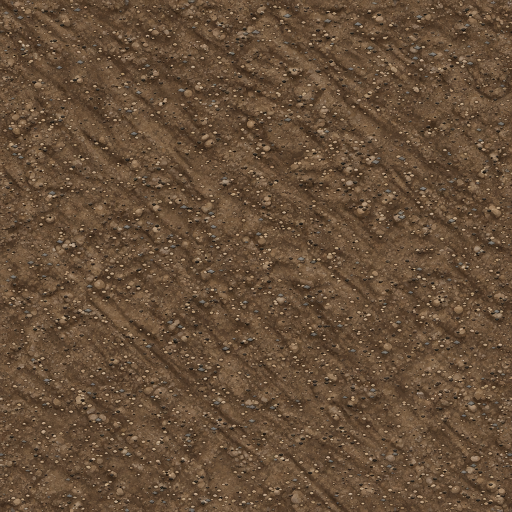
#> input picture design-parts/seimon-world/tex_dirt.png, 1024 x 1024 px (shown at 1/2 size)
$ python -i seimon_world_build.py   (imports and definitions only)
#> lines starting #> are read from the running program, lines starting #| are printed output that depends on the picture
### tools/design/seimon_town_pack.py
# -*- coding: utf-8 -*-
"""セイモン街・部屋の設計図を作るスクリプト（デザイン資料用。ゲーム本体のコードではない）

使い方:
  python3 tools/design/seimon_town_pack.py --out docs/design/seimon-town \
      [--sprite 主人公の歩行シート.png]

- 街と部屋の配置はこのファイルの TOWN / ROOMS が正本。ここを直して作り直す
- 座標の単位は「街の完成図（MAP×MAP。いまは 4032）のピクセル」。原点は左上
- 主人公は 216×288 の素材を半分（108×144）にして置く前提
"""
from __future__ import annotations

import argparse
import json
import os
from collections import deque

import numpy as np
from PIL import Image, ImageDraw, ImageFilter, ImageFont

# ───────────── 共通の決まり ─────────────
MAP = 4032                         # 2026-10-22 B案で 3200→4800（扉の高さを主人公の背たけに）。同日、移動が長いので 4032 に詰めた
PLAYER_W, PLAYER_H = 108, 144      # 街・部屋での主人公の大きさ（素材 216×288 の半分）
PLAYER_FIGURE = 124                # 透明部分を除いた体の高さ（約）
CELL = 32                          # 当たり判定を作るときのマス
FONT_PATHS = [
    '/usr/share/fonts/opentype/ipafont-gothic/ipag.ttf',
    '/usr/share/fonts/truetype/wqy/wqy-zenhei.ttc',
]


# [5 lines left out: function font, not called in this run]


# ───────────── 街の配置（正本） ─────────────
# rect = [左, 上, 右, 下]。建物の rect は「絵を置く枠」。玄関は枠の下辺の中央
# 建物の大きさの決め方：届いた絵の扉の高さが、主人公の背たけ（約124）と同じくらいになる大きさ
# 道の幅は主人公に合わせる（大通り 288・小道 224・玄関への道 192）。建物を大きくしても道は広げない


def hlane(xa: int, xb: int, y: int, w: int) -> list[int]:
    """横の道：中心線 y、xa から xb まで、幅 w（両端は w/2 のばす）"""
    return [xa - w // 2, y - w // 2, xb + w // 2, y + w // 2]


def vpath(x: int, top: int, bottom: int, w: int) -> list[int]:
    """縦の道：中心線 x、top から bottom まで、幅 w（玄関からの道は top＝玄関）"""
    return [x - w // 2, top, x + w // 2, bottom]


W_MAIN, W_LANE, W_DOOR = 288, 224, 192
# 2026-10-22 街を詰めた（ユーザー指示「街が広すぎ・移動が面倒」）：4800 → 4032。建物の大きさは変えず、すき間と道を詰めた。
# 住宅Dは北東の上の段から、東の通りの北の段（住宅Eのとなり）へ。北東の小道はなくし、住宅Cの道は住宅DとEの間をまっすぐ通りへ
CX = MAP // 2                      # 南北の軸（大会会場・噴水・南の大通り・草原への出口）
SY = 1888                          # 東西の通りの中心線・噴水の中心
LANE = 3360                        # 南の通り（ショップ・研究所・家々の玄関の前）の中心線
TOWN = {
    'size': [MAP, MAP],
    'buildings': [
        dict(id='ARENA', name='カードバトル大会会場', zone='北中央', rect=[CX - 720, 96, CX + 720, 1104], door_w=176,
             color='#4A6FB0', canvas='1536x1024'),
        dict(id='TRAINING', name='カード練習場', zone='北西', rect=[128, 288, 1280, 888], door_w=136,
             color='#C98A45', canvas='1536x1024'),
        dict(id='HOUSE_A', name='住宅A', zone='北西', rect=[848, 1152, 1424, 1632], door_w=80,
             color='#B5866E', canvas='1024x1024'),
        dict(id='HOUSE_B', name='住宅B', zone='北西', rect=[16, 1152, 592, 1632], door_w=80,
             color='#B5866E', canvas='1024x1024'),
        dict(id='HOUSE_C', name='住宅C', zone='北東', rect=[2912, 288, 3488, 768], door_w=80,
             color='#79A584', canvas='1024x1024'),
        dict(id='HOUSE_D', name='住宅D', zone='北東', rect=[2528, 1152, 3104, 1632], door_w=80,
             color='#79A584', canvas='1024x1024'),
        dict(id='HOUSE_E', name='住宅E', zone='北東', rect=[3296, 1152, 3872, 1632], door_w=80,
             color='#79A584', canvas='1024x1024'),
        dict(id='SHOP', name='カードショップ', zone='南西', rect=[48, 2544, 880, 3120], door_w=104,
             color='#D9A040', canvas='1536x1024'),
        dict(id='LAB', name='カード研究所', zone='南西', rect=[960, 2384, 1800, 3120], door_w=120,
             color='#4F9AA3', canvas='1024x1024'),
        dict(id='PLAYER_HOME', name='主人公の家', zone='南東', rect=[2256, 2544, 2880, 3120], door_w=88,
             color='#C0705A', canvas='1024x1024'),
        dict(id='GUIDE_HOME', name='案内役の家', zone='南東', rect=[3072, 2544, 3696, 3120], door_w=88,
             color='#B79E62', canvas='1024x1024'),
    ],
    'fountain': dict(id='FOUNTAIN', name='噴水', center=[CX, SY], slot=[CX - 336, SY - 336, CX + 336, SY + 336],
                     blocked_r=288, canvas='1024x1024'),
    'plaza': dict(id='PLAZA', name='噴水広場（ぐるっと一周歩ける）', center=[CX, SY], r=512),
    # 歩ける所（長方形の重ね合わせ＋広場の円）
    'walk': [
        dict(id='N_FORECOURT', name='大会会場の前庭', rect=[CX - 320, 1104, CX + 320, SY]),
        dict(id='S_STREET', name='南の大通り', rect=vpath(CX, SY, MAP, W_MAIN)),
        dict(id='W_STREET', name='西の通り', rect=hlane(304, CX, SY, W_MAIN)),
        dict(id='E_STREET', name='東の通り', rect=hlane(CX, 3584, SY, W_MAIN)),
        dict(id='P_TRAINING', name='練習場への道', rect=vpath(704, 888, SY, W_DOOR)),
        dict(id='P_HOUSE_B', name='住宅Bへの道', rect=vpath(304, 1632, SY, W_DOOR)),
        dict(id='P_HOUSE_A', name='住宅Aへの道', rect=vpath(1136, 1632, SY, W_DOOR)),
        dict(id='P_HOUSE_C', name='住宅Cへの道', rect=vpath(3200, 768, SY, W_DOOR)),
        dict(id='P_HOUSE_D', name='住宅Dへの道', rect=vpath(2816, 1632, SY, W_DOOR)),
        dict(id='P_HOUSE_E', name='住宅Eへの道', rect=vpath(3584, 1632, SY, W_DOOR)),
        dict(id='P_SHOP', name='ショップの玄関前', rect=vpath(464, 3120, LANE, W_DOOR)),
        dict(id='P_LAB', name='研究所の玄関前', rect=vpath(1380, 3120, LANE, W_DOOR)),
        dict(id='SW_LANE', name='南西の通り', rect=hlane(464, CX, LANE, W_LANE)),
        dict(id='P_PLAYER', name='主人公の家の玄関前', rect=vpath(2568, 3120, LANE, W_DOOR)),
        dict(id='P_GUIDE', name='案内役の家の玄関前', rect=vpath(3384, 3120, LANE, W_DOOR)),
        dict(id='SE_LANE', name='南東の通り', rect=hlane(CX, 3384, LANE, W_LANE)),
    ],
    'exit': dict(id='EXIT_SOUTH', name='草原への出口（土の道）', rect=[CX - 144, 3648, CX + 144, MAP],
                 trigger=[CX - 144, MAP - 96, CX + 144, MAP]),
    # 飾りを置いてよい緑地（木・花壇・ベンチなど。歩ける所にははみ出さない）
    'green': [
        dict(id='GREEN_NW', name='木立', rect=[1456, 1152, 1664, 1480]),
        dict(id='GARDEN_SW', name='花壇の小広場', rect=[96, 2112, 1488, 2336]),
        dict(id='GREEN_E', name='小さな緑地', rect=[2560, 2112, 3904, 2480]),
        dict(id='HEDGE_SE', name='生け垣', rect=[2912, 2592, 3040, 3088]),
        dict(id='MEADOW_SW', name='草地', rect=[96, 3536, 1808, 3936]),
        dict(id='MEADOW_SE', name='草地（建物を足さない）', rect=[2224, 3536, 3936, 3936]),
    ],
    'spawn': dict(name='ゲーム開始・家から出た所', point=[2568, 3216]),
}
#> further down, picture is the input picture: PIL image 1024x1024 RGB; mean R, G, B 101.2, 78.2, 56.8

# ───────────── 部屋の配置（正本） ─────────────
# 単位は部屋の左上からのピクセル。1マス=64。上の WALL ピクセルは奥の壁（歩けない）
# kind: furniture=家具（歩けない） rug=敷物（歩ける） wall=壁に掛ける物 npc=人の立ち位置（絵に人は描かない） exit=出口
ROOM_WALL = 192
ROOMS = [
    dict(id='ROOM_PLAYER', name='主人公の家', size=[768, 832], door=[320, 448], items=[
        dict(id='BED', name='ベッド', kind='furniture', rect=[64, 192, 256, 448], use='設定（言語・音など）'),
        dict(id='WALL_MAP', name='壁の地図', kind='wall', rect=[288, 48, 480, 160], use='ダンジョンを選ぶ'),
        dict(id='BOOKSHELF', name='本棚', kind='furniture', rect=[576, 192, 704, 288], use='図鑑（集めたカード）'),
        dict(id='DESK', name='机と椅子', kind='furniture', rect=[64, 576, 256, 704], use='デッキを組む'),
        dict(id='RUG', name='じゅうたん', kind='rug', rect=[288, 384, 512, 576], use=''),
        dict(id='PLANT', name='植木鉢', kind='furniture', rect=[640, 640, 704, 736], use=''),
        dict(id='WINDOW', name='窓', kind='wall', rect=[544, 48, 704, 144], use=''),
    ]),
    dict(id='ROOM_GUIDE', name='案内役の家', size=[768, 832], door=[320, 448], items=[
        dict(id='FIREPLACE', name='暖炉', kind='wall', rect=[288, 32, 480, 192], use=''),
        dict(id='KITCHEN', name='台所の棚', kind='furniture', rect=[64, 192, 256, 288], use=''),
        dict(id='BOOKSHELF', name='本棚', kind='furniture', rect=[576, 192, 704, 288], use=''),
        dict(id='TABLE', name='丸テーブルと椅子', kind='furniture', rect=[224, 384, 448, 576], use=''),
        dict(id='GUIDE_SPOT', name='案内役の立ち位置', kind='npc', rect=[512, 416, 608, 512], use='話しかける（案内・チュートリアル）'),
        dict(id='FLOWER', name='花台', kind='furniture', rect=[64, 640, 128, 736], use=''),
        dict(id='WINDOW', name='窓', kind='wall', rect=[64, 48, 224, 144], use=''),
    ]),
    dict(id='ROOM_HOUSE', name='民家（住宅A〜Eで共通）', size=[640, 704], door=[256, 384], items=[
        dict(id='SHELF', name='棚', kind='furniture', rect=[64, 192, 192, 256], use=''),
        dict(id='PLANT', name='植木鉢', kind='furniture', rect=[512, 192, 576, 256], use=''),
        dict(id='TABLE', name='テーブルと椅子', kind='furniture', rect=[192, 320, 448, 448], use=''),
        dict(id='RESIDENT_SPOT', name='住人の立ち位置', kind='npc', rect=[480, 416, 576, 512], use='話しかける'),
        dict(id='WINDOW', name='窓', kind='wall', rect=[256, 48, 384, 144], use=''),
    ]),
    dict(id='ROOM_SHOP', name='カードショップ', size=[1024, 896], door=[448, 576], items=[
        dict(id='SHELF_WALL', name='商品棚（カードとパック）', kind='furniture', rect=[64, 192, 512, 256], use='見る'),
        dict(id='PACK_MACHINE', name='カードパック販売機', kind='furniture', rect=[768, 192, 960, 320], use='パックを買う（今のガチャ）'),
        dict(id='CLERK_SPOT', name='店員の立ち位置', kind='npc', rect=[432, 320, 528, 416], use=''),
        dict(id='COUNTER', name='カウンター', kind='furniture', rect=[256, 416, 704, 512], use='店員と話す（買う・売る）'),
        dict(id='CASE_L', name='ショーケース（左）', kind='furniture', rect=[64, 576, 320, 672], use='見る'),
        dict(id='CASE_R', name='ショーケース（右）', kind='furniture', rect=[704, 576, 960, 672], use='見る'),
    ]),
    dict(id='ROOM_LAB', name='カード研究所', size=[1024, 896], door=[448, 576], items=[
        dict(id='BIG_SHELF', name='図鑑の大きな本棚', kind='furniture', rect=[64, 192, 448, 256], use='図鑑（集めたカード）'),
        dict(id='CRYSTAL', name='水晶の表示台', kind='furniture', rect=[576, 192, 736, 320], use='集めた割合を見る（仮）'),
        dict(id='SPECIMEN', name='カード標本ケース', kind='furniture', rect=[832, 192, 960, 384], use='見る'),
        dict(id='RESEARCHER_SPOT', name='研究員の立ち位置', kind='npc', rect=[432, 320, 528, 416], use=''),
        dict(id='DESK', name='研究机', kind='furniture', rect=[256, 416, 704, 512], use='研究員と話す'),
        dict(id='SHELF2', name='資料棚', kind='furniture', rect=[64, 576, 256, 672], use=''),
        dict(id='TABLE', name='閲覧テーブル', kind='furniture', rect=[768, 576, 960, 672], use=''),
    ]),
    dict(id='ROOM_TRAINING', name='カード練習場', size=[1152, 960], door=[512, 640], items=[
        dict(id='BOARD', name='黒板（カードの図だけ・文字なし）', kind='wall', rect=[384, 32, 768, 176], use='遊び方を見る（仮）'),
        dict(id='TEACHER_SPOT', name='先生の立ち位置', kind='npc', rect=[528, 224, 624, 320], use='話しかける（練習の案内）'),
        dict(id='SHELF', name='教材の棚', kind='furniture', rect=[64, 192, 256, 256], use=''),
        dict(id='TABLE_1', name='練習テーブル1', kind='furniture', rect=[128, 416, 448, 576], use='練習試合（仮）'),
        dict(id='TABLE_2', name='練習テーブル2', kind='furniture', rect=[704, 416, 1024, 576], use='練習試合（仮）'),
        dict(id='BENCH_L', name='ベンチ（左）', kind='furniture', rect=[128, 736, 384, 800], use=''),
        dict(id='BENCH_R', name='ベンチ（右）', kind='furniture', rect=[768, 736, 1024, 800], use=''),
    ]),
    dict(id='ROOM_ARENA', name='カードバトル大会会場', size=[1280, 1152], door=[576, 704], items=[
        dict(id='FLAGS', name='旗（紋章だけ・文字なし）', kind='wall', rect=[192, 48, 1088, 176], use=''),
        dict(id='STAGE', name='対戦ステージと対戦テーブル', kind='furniture', rect=[384, 256, 896, 576], use='見る'),
        dict(id='SEATS_L', name='観客席（左）', kind='furniture', rect=[64, 256, 320, 768], use=''),
        dict(id='SEATS_R', name='観客席（右）', kind='furniture', rect=[960, 256, 1216, 768], use=''),
        dict(id='RECEPTIONIST_SPOT', name='受付の立ち位置', kind='npc', rect=[592, 672, 688, 768], use=''),
        dict(id='RECEPTION', name='受付カウンター', kind='furniture', rect=[448, 768, 832, 864], use='大会に申し込む'),
    ]),
]

COLORS = {
    'grass': (215, 232, 200), 'grid': (202, 221, 185), 'grid2': (175, 198, 160),
    'walk': (246, 231, 200), 'walk_edge': (190, 150, 100), 'exit': (226, 196, 150),
    'green': (178, 214, 150), 'green_edge': (110, 160, 90), 'door': (60, 200, 140),
    'ink': (35, 45, 60), 'red': (210, 40, 60), 'water': (110, 175, 215),
}


def hexrgb(h: str) -> tuple[int, int, int]:
    return tuple(int(h[i:i + 2], 16) for i in (1, 3, 5))  # type: ignore[return-value]


def door_of(b: dict) -> list[int]:
    x1, _, x2, y2 = b['rect']
    return [(x1 + x2) // 2, y2]


# [332 lines left out: functions label, dashed_rect, load_player, paste_player, town_mask, town_checks and 7 more, not called in this run]


# ───────────── 部屋の設計図 ─────────────
KIND_COLOR = {
    'furniture': (196, 160, 120), 'rug': (232, 200, 210), 'wall': (150, 170, 200), 'npc': (255, 255, 255),
}
KIND_NAME = {'furniture': '家具（歩けない）', 'rug': '敷物（歩ける）', 'wall': '壁の物', 'npc': '人の立ち位置（人は描かない）'}


# [223 lines left out: functions room_plan, room_checks, coordinate_text, main, not called in this run]


# [2 lines that do not run on import are left out]

### tools/design/seimon_world_build.py
# -*- coding: utf-8 -*-
"""正式な街・部屋の部品（ユーザー承認済みの33枚）を設計図どおりに並べ、ゲーム用の絵と当たり判定を作る

使い方:
  python3 tools/design/seimon_world_build.py 部品のフォルダ [確認画像の出力フォルダ]

- 部品のファイル名は docs/design/seimon-town/05_補助資料/02_納品ファイル名一覧 の保存名（town_arena.png など）
- 配置の正本は tools/design/seimon_town_pack.py の TOWN / ROOMS（設計図と同じ座標）
- 出力
  - assets/images/maps/town/town_r{行}c{列}.webp   街の完成図（MAP を 3/4 に縮小し 3×3 に分割。いまは 4032 → 3024）
  - assets/images/maps/rooms/{部屋}_shell.webp      部屋の箱（床と壁）
  - assets/images/maps/rooms/{部屋}_{家具}.webp     家具（1つずつ切り出し。人より奥／手前の重なりをゲームで決める）
  - src/data/worldArt.generated.ts                  マス目（歩ける所）・扉・家具の位置（ゲームが読む）
- 絵は描き直さない。縮小・切り抜き・透明部分のふちの整理・影を付けて並べるだけ
"""
from __future__ import annotations

import json
import os
import random
import sys

import numpy as np
from PIL import Image, ImageDraw, ImageFilter
from scipy import ndimage

sys.path.insert(0, os.path.dirname(os.path.abspath(__file__)))
import seimon_town_pack as pack  # noqa: E402

ROOT = os.path.abspath(os.path.join(os.path.dirname(__file__), '..', '..'))
OUT_TOWN = os.path.join(ROOT, 'assets/images/maps/town')
OUT_ROOMS = os.path.join(ROOT, 'assets/images/maps/rooms')
OUT_TS = os.path.join(ROOT, 'src/data/worldArt.generated.ts')

CELL = 32                 # 当たり判定のマス（完成図のピクセル）
MAP = pack.MAP            # 4032（2026-10-22 に 4800 から詰めた）
TOWN_OUT = MAP * 3 // 4   # 街の絵の書き出しの大きさ（ゲームでは MAP×0.5625 論理px で表示＝約1.33倍の細かさ）
TOWN_SPLIT = 3
WEBP_Q = 82

# 建物 ID → 部品のファイル名
BUILDING_FILE = {
    'ARENA': 'town_arena', 'TRAINING': 'town_training', 'HOUSE_A': 'town_house_a', 'HOUSE_B': 'town_house_b',
    'HOUSE_C': 'town_house_c', 'HOUSE_D': 'town_house_d', 'HOUSE_E': 'town_house_e', 'SHOP': 'town_shop',
    'LAB': 'town_lab', 'PLAYER_HOME': 'town_player_home', 'GUIDE_HOME': 'town_guide_home',
}


# ───────────── 部品の読み込み ─────────────
# [7 lines left out: function clean_alpha, not called in this run]


def load_part(parts: str, name: str) -> Image.Image:
    im = clean_alpha(Image.open(f'{parts}/{name}.png'))
    return im.crop(im.getbbox())


# [65 lines left out: functions split_sheet, tile_texture, town_walk_mask, place_fountain, place_building, not called in this run]


def shadow(base: Image.Image, part: Image.Image, xy: tuple[int, int], dx=18, dy=10, blur=10, alpha=90) -> None:
    sh = part.getchannel('A').point(lambda v: alpha if v > 0 else 0).filter(ImageFilter.GaussianBlur(blur))
    base.paste(Image.new('RGBA', part.size, (40, 50, 30, 255)), (xy[0] + dx, xy[1] + dy), sh)


# 噴水広場の輪・会場前の飾り石を使うか（納品された絵が平たい図形で、街の画風に合わないため、いまは使わない）
USE_PLAZA_DECOR = os.environ.get('SEIMON_PLAZA_DECOR') == '1'


# [50 lines left out: functions scatter_decals, place_plaza_decor, not called in this run]


# 小物（部品の何番目か → 名前と、街での大きさの倍率）
PROPS = {
    'props_trees': [('tree_round', 0.80), ('tree_conifer', 0.80), ('tree_small', 0.80), ('bush', 0.62)],
    'props_flowers': [('flowerbed_long', 0.52), ('planter_round', 0.50), ('flower_pot', 0.45), ('planter_box', 0.48)],
    'props_street': [('lamp', 0.62), ('bench', 0.46), ('flag', 0.62), ('signpost', 0.55)],
    'props_misc': [('barrel', 0.42), ('crates', 0.45), ('fence', 0.50), ('rock', 0.45)],
}

# 2026-10-22 の部品での1つずつの大きさ（幅, 高さ）。描き直しで絵の中の大きさが変わっても、街に置く大きさはこれにそろえる
# （2026-10-23 の大人向けの絵は 1.2〜1.5 倍に描かれていた。面積が同じになるように縮める）
PROP_REF_SIZE = {
    'tree_round': (358, 370), 'tree_conifer': (313, 396), 'tree_small': (223, 308), 'bush': (343, 193),
    'flowerbed_long': (423, 167), 'planter_round': (299, 289), 'flower_pot': (149, 240), 'planter_box': (366, 224),
    'lamp': (104, 356), 'bench': (319, 176), 'flag': (211, 381), 'signpost': (152, 323),
    'barrel': (152, 267), 'crates': (245, 253), 'fence': (425, 303), 'rock': (326, 225),
}
# 草むら・小花の1つずつの大きさの平均（√(幅×高さ)。2026-10-22 の部品）
DECAL_REF_SIZE = {'decal_grass': 100, 'decal_flowers': 118}


# [7 lines left out: function fit_size, not called in this run]

# 小物の置き場所（足元の座標＝絵の下辺の中央）。緑地・道のわき・街のまわり。道（歩ける所）には重ねない
# 自動で置くもの（木立・まわりの木）は place_props() で足す
CENTER = pack.CX
PROP_SPOTS = [
    # 東西の通りの南側：街灯（北側は家と道の間がせまく、街灯の背が入らない。道から少し離して芝生に立てる）
    ('lamp', 430, 2330), ('lamp', 1260, 2330), ('lamp', 2700, 2330), ('lamp', 3260, 2330), ('lamp', 3820, 2330),
    # 大会会場の前庭のわき・住宅Dの左：街灯
    ('lamp', 2432, 1600),
    # 噴水広場の外：ベンチ
    ('bench', 1520, 2380), ('bench', 2560, 2420),
    # 大会会場の前庭：旗
    ('flag', 1600, 1380), ('flag', 2430, 1380),
    # 練習場の前
    ('flowerbed_long', 420, 1010), ('flowerbed_long', 1000, 1010),
    # 花壇の小広場（南西）
    ('flowerbed_long', 640, 2200), ('planter_round', 860, 2340), ('flowerbed_long', 1000, 2200), ('bench', 640, 2380),
    ('planter_box', 200, 2380),
    # ショップと研究所の間（木箱）
    ('crates', 920, 3110),
    # 家と家の間の生け垣（南東）
    ('bush', 2976, 2820), ('bush', 2976, 3090),
    # 東の小さな緑地
    ('planter_round', 2980, 2200), ('bench', 3040, 2420), ('planter_round', 3540, 2200),
    # 北東（住宅C のまわり）
    ('flowerbed_long', 2760, 960), ('planter_round', 3700, 980),
    # 草原への出口：標柱と柵
    ('signpost', CENTER - 240, 3760), ('fence', CENTER - 420, 3990), ('fence', CENTER + 420, 3990),
    ('rock', 1400, 3700), ('rock', 3000, 3740), ('barrel', CENTER + 280, 3620),
    ('crates', 3960, 2200), ('rock', 120, 2000),
]


# [17 lines left out: function load_props, not called in this run]


def noise_field(W: int, cells: int, seed: int) -> np.ndarray:
    """なめらかなむら（-1〜1）。小さな乱数を拡大してぼかす"""
    rng = np.random.default_rng(seed)
    small = Image.fromarray(((rng.random((cells, cells)) * 255)).astype(np.uint8))
    big = np.array(small.resize((W, W), Image.BICUBIC).filter(ImageFilter.GaussianBlur(W / cells / 3))).astype(np.float32)
    return (big - big.mean()) / (big.std() + 1e-6) / 2.2


def vary_grass(img: Image.Image) -> Image.Image:
    """草地の色にむらを付ける（同じ模様のくり返しを目立たなくする。絵の部品は変えない）"""
    W = img.width
    a = np.array(img.convert('RGB')).astype(np.float32)
    big = np.clip(noise_field(W, 14, 7), -1, 1)
    mid = np.clip(noise_field(W, 46, 11), -1, 1)
#> call 2 of noise_field, with W = 1024, cells = 46, seed = 11
#> in noise_field (call 2), `small = Image.fromarray(((rng.random((cells, cells)) * 255)).astype(np..`:
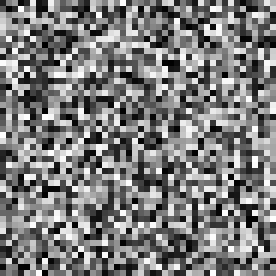
#> small: PIL image 46x46 L (shown 6 times larger); min 0, max 254, mean 123.7
#> in noise_field (call 2), `big = np.array(small.resize((W, W), Image.BICUBIC).filter(ImageFilter...`:
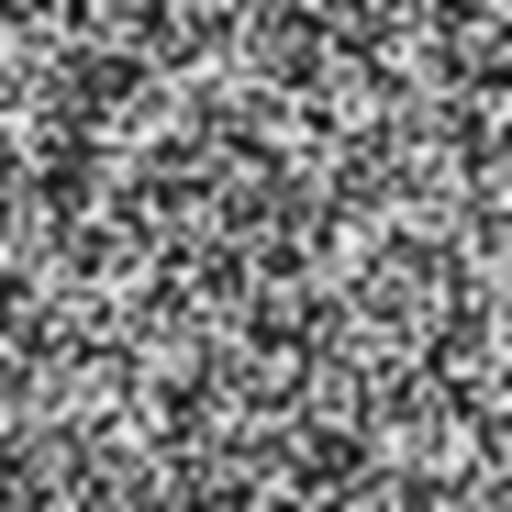
#> big: shape (1024, 1024) float32 (shown at 1/2 size); min 5, max 251, mean 123.8
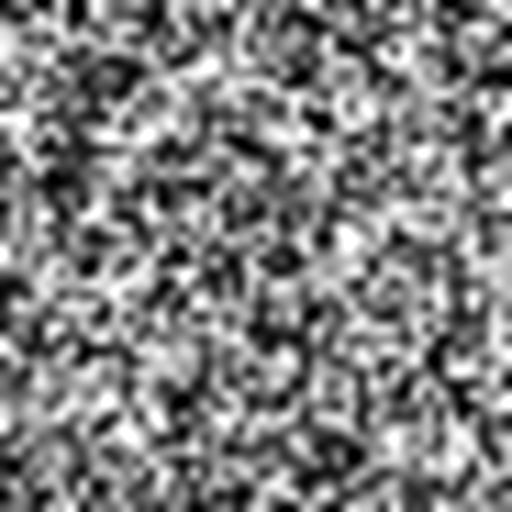
#> mid: shape (1024, 1024) float32 (shown at 1/2 size); min -1, max 1, mean -0.000167; drawn with min black and max white
    light = 1 + 0.10 * big + 0.05 * mid
    a *= light[..., None]
#> (the rest of the program and of its run is left out)
